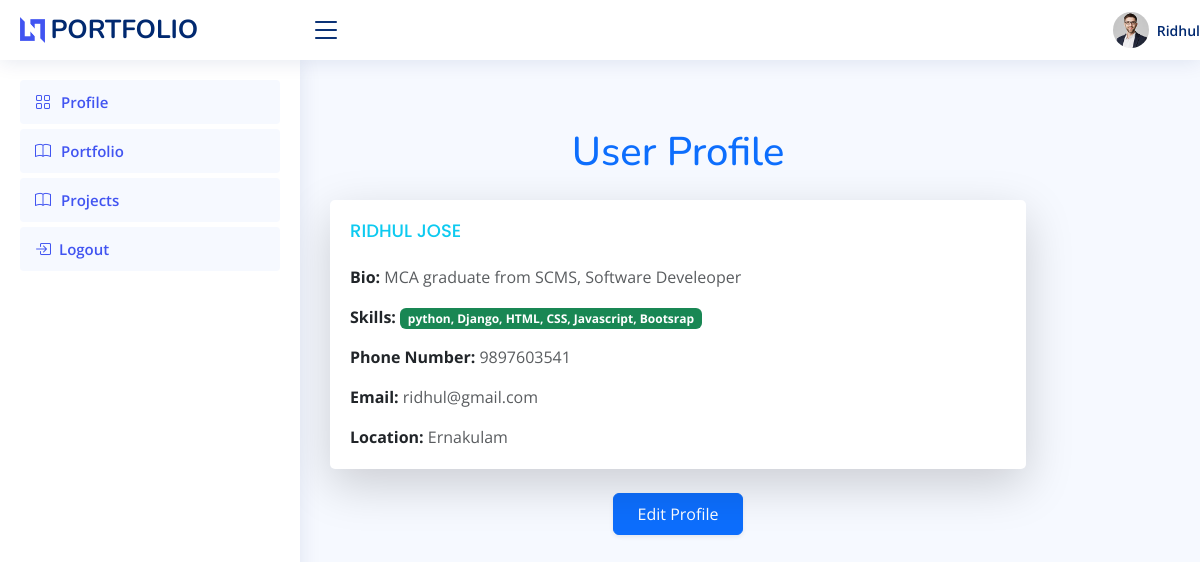
The app's page /view-profile/ (signed in) with its own data.
### userprofileapp/models.py (models this page shows, shortened)
class Portfolio(models.Model):
    user = models.OneToOneField(User, on_delete=models.CASCADE, related_name="portfolio")
    full_name = models.CharField(max_length=255)
    bio = models.TextField(blank=True)
    skills = models.CharField(max_length=255, help_text="Comma separated skills, e.g., Python, Java, Django")
    phone_number = models.CharField(max_length=15, blank=True, null=True)
    email = models.EmailField(blank=True, null=True)
    location = models.CharField(max_length=100, blank=True, null=True)

### userprofileapp/views.py (the view)
# urls.py: path('view-profile/',views.view_portfolio, name='view_portfolio'),
def view_portfolio(request):
    try:
        portfolio = Portfolio.objects.get(user=request.user)
    except Portfolio.DoesNotExist:
        portfolio = None  # Handle case where the user doesn't have a portfolio yet
    return render(request, 'viewportfolio.html', {'portfolio': portfolio})

### templates/viewportfolio.html (shortened to what this page needs)
{% extends 'base.html' %}
{% load static %}
{% block content %}
    <div class="container mt-5">
        <h1 class="text-center mb-4 text-primary">User Profile</h1>
        {% if portfolio %}
            <div class="card shadow-lg mb-4">
                <div class="card-body">
                    <h3 class="card-title text-uppercase text-info">{{ portfolio.full_name }}</h3>
                    <p class="card-text">
                        <strong class="text-dark">Bio:</strong>
                        <span class="text-muted">{{ portfolio.bio }}</span>
                    </p>
                    <p class="card-text">
                        <strong class="text-dark">Skills:</strong>
                        <span class="badge bg-success">{{ portfolio.skills }}</span>
                    </p>
                    <p class="card-text">
                        <strong class="text-dark">Phone Number:</strong>
                        <span class="text-muted">{{ portfolio.phone_number }}</span>
                    </p>
                    <p class="card-text">
                        <strong class="text-dark">Email:</strong>
                        <span class="text-muted">{{ portfolio.email }}</span>
                    </p>
                    <p class="card-text">
                        <strong class="text-dark">Location:</strong>
                        <span class="text-muted">{{ portfolio.location }}</span>
                    </p>
                </div>
            </div>
            <div class="mt-3 text-center">
                <a href="{% url 'update_portfolio' portfolio.id %}" class="btn btn-primary px-4 py-2 shadow-sm">
                     Edit Profile
                </a>
            </div>
        {% else %}
            <div class="mt-5 text-center">
                <a href="{% url 'create_portfolio' %}" class="btn btn-secondary px-5 py-2 shadow-lg">
                    <i class="fas fa-user-plus"></i> Create New Profile
                </a>
            </div>
        {% endif %}
    </div>
{% endblock %}

### templates/base.html (shortened to what this page needs)
<!DOCTYPE html>
{% load static %}
<html lang="en">
<head>
  <link href="{% static 'assets/vendor/bootstrap/css/bootstrap.min.css' %}" rel="stylesheet">
  <link href="{% static 'assets/vendor/bootstrap-icons/bootstrap-icons.css' %}" rel="stylesheet">
  <link href="{% static 'assets/vendor/boxicons/css/boxicons.min.css' %}" rel="stylesheet">
  <link href="{% static 'assets/vendor/quill/quill.snow.css' %}" rel="stylesheet">
  <link href="{% static 'assets/vendor/quill/quill.bubble.css' %}" rel="stylesheet">
  <link href="{% static 'assets/vendor/remixicon/remixicon.css' %}" rel="stylesheet">
  <link href="{% static 'assets/vendor/simple-datatables/style.css' %}" rel="stylesheet">
  <link href="{% static 'assets/css/style.css' %}" rel="stylesheet">
</head>
<body>
  <header id="header" class="header fixed-top d-flex align-items-center">
    <div class="d-flex align-items-center justify-content-between">
      <a href="index.html" class="logo d-flex align-items-center">
        <img src="{% static 'assets/img/logo.png' %}" alt="">
        <span class="d-none d-lg-block">PORTFOLIO</span>
      </a>
      <i class="bi bi-list toggle-sidebar-btn"></i>
    </div>
    <nav class="header-nav ms-auto">
          <a class="nav-link nav-profile d-flex align-items-center pe-0" href="#" data-bs-toggle="dropdown">
            <img src="{% static 'assets/img/profile-img.jpg' %}" alt="Profile" class="rounded-circle">
            <span class="d-none d-md-block  ps-2">{{ user.first_name }}</span>
          </a>
    </nav>
  </header>
  <aside id="sidebar" class="sidebar">
    <ul class="sidebar-nav" id="sidebar-nav">
      <li class="nav-item">
        <a class="nav-link " href="{% url 'view_portfolio'%}">
          <i class="bi bi-grid"></i>
          <span>Profile</span>
        </a>
      </li>
<li class="nav-item">
    <a class="nav-link btn btn-outline-danger" href="{% url 'viewdetails' %}">
        <i class="bi bi-book"></i>
        <span>Portfolio</span>
    </a>
</li>
<li class="nav-item">
    <a class="nav-link btn btn-outline-danger" href="{% url 'project_showcase' %}">
        <i class="bi bi-book"></i>
        <span>Projects</span>
    </a>
</li>
<li class="nav-item">
    <a href="{% url 'logout' %}" class="nav-link btn btn-outline-danger d-flex align-items-center">
        <i class="bi bi-box-arrow-in-right me-2"></i>
        <span>Logout</span>
    </a>
</li>
    </ul>
  </aside>
  <main id="main" class="main">
    <section class="section dashboard">
      <div class="row">
        <div class="col-lg-10">
          <div class="row">
{% block content %}
{% endblock %}
</body>
</html>

### static/assets/css/style.css (style rules this page uses)
:root { scroll-behavior: smooth; }
body { font-family: "Open Sans", sans-serif; background: #f6f9ff; color: #444444; }
a { color: #4154f1; text-decoration: none; }
h1, h2, h3, h4, h5, h6 { font-family: "Nunito", sans-serif; }
#main { margin-top: 60px; padding: 20px 30px; transition: all 0.3s; }
.card { margin-bottom: 30px; border: none; border-radius: 5px; box-shadow: 0px 0 30px rgba(1, 41, 112, 0.1); }
.card-title { padding: 20px 0 15px 0; font-size: 18px; font-weight: 500; color: #012970; font-family: "Poppins", sans-serif; }
.card-body { padding: 0 20px 20px 20px; }
.logo { line-height: 1; }
@media (min-width: 1200px) { .logo { width: 280px; } }
.logo img { max-height: 26px; margin-right: 6px; }
.logo span { font-size: 26px; font-weight: 700; color: #012970; font-family: "Nunito", sans-serif; }
.header { transition: all 0.5s; z-index: 997; height: 60px; box-shadow: 0px 2px 20px rgba(1, 41, 112, 0.1); background-color: #fff; padding-left: 20px; }
.header .toggle-sidebar-btn { font-size: 32px; padding-left: 10px; cursor: pointer; color: #012970; }
.header-nav .nav-profile { color: #012970; }
.header-nav .nav-profile img { max-height: 36px; }
.header-nav .nav-profile span { font-size: 14px; font-weight: 600; }
.sidebar { position: fixed; top: 60px; left: 0; bottom: 0; width: 300px; z-index: 996; transition: all 0.3s; padding: 20px; overflow-y: auto; scrollbar-width: thin; scrollbar-color: #aab7cf transparent; box-shadow: 0px 0px 20px rgba(1, 41, 112, 0.1); background-color: #fff; }
@media (min-width: 1200px) { #main, #footer { margin-left: 300px; } }
.sidebar-nav { padding: 0; margin: 0; list-style: none; }
.sidebar-nav li { padding: 0; margin: 0; list-style: none; }
.sidebar-nav .nav-item { margin-bottom: 5px; }
.sidebar-nav .nav-link { display: flex; align-items: center; font-size: 15px; font-weight: 600; color: #4154f1; transition: 0.3; background: #f6f9ff; padding: 10px 15px; border-radius: 4px; }
.sidebar-nav .nav-link i { font-size: 16px; margin-right: 10px; color: #4154f1; }

### records on screen
Portfolio: full_name "RIDHUL JOSE", bio "MCA graduate from SCMS, Software Develeoper", skills "python, Django, HTML, CSS, Javascript, Bootsrap", phone_number "9897603541", email "ridhul@gmail.com", location "Ernakulam"

### other values on screen
{{ user.first_name }} "Ridhul"
